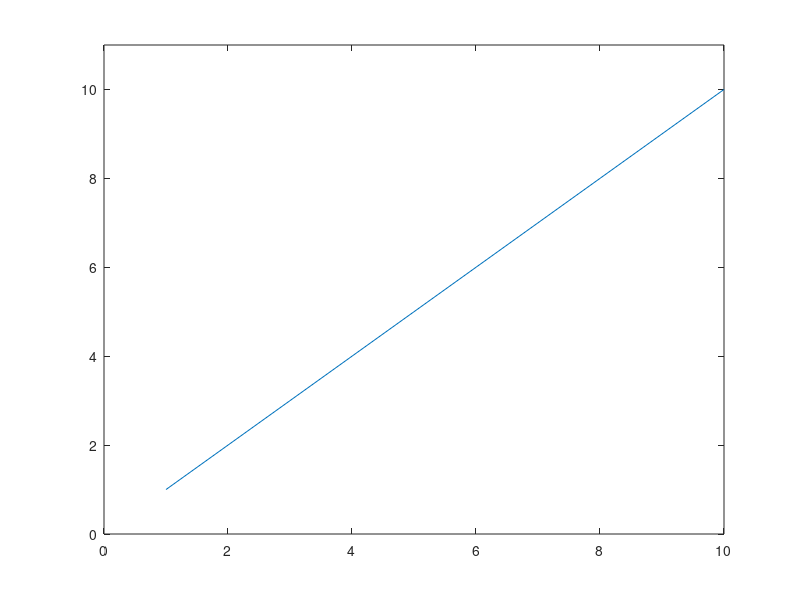

Reproduce this figure in MATLAB. (Note: this script raises an error after producing the figure.)
%=============================================================================
% Copyright (c) 2016-present Allan CORNET (Nelson)
%=============================================================================
% This file is part of the Nelson.
%=============================================================================
% LICENCE_BLOCK_BEGIN
% SPDX-License-Identifier: LGPL-3.0-or-later
% LICENCE_BLOCK_END
%=============================================================================
% <--ADV-CLI MODE-->
%=============================================================================
plot(1:10);
ylim ([0, 11]);
ax = gca();
R = ax.YLim;
REF = [0, 11];
assert_isapprox(R, REF);
assert_isequal(ylim('mode'), 'manual');
assert_isequal(ylim(ax, 'mode'), 'manual');
%=============================================================================
